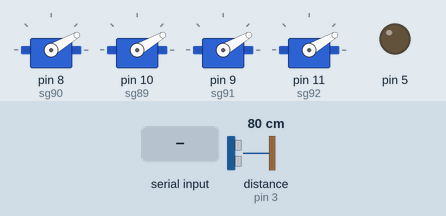
This sketch was run on a simulated Arduino Uno, built with avr-gcc and run on an emulated ATmega328P. Parts: 4 × servo, output pins drawn as LEDs (lit = HIGH). Wiring (inferred from the names in the program): ultrasonic range finder: trigger pin 2; echo pin 3. The test bench sets the inputs (shaded band); at power-on: distance to the obstacle (sensor on pin 3) 80 cm. The echo pulse lasts 58.3 µs per cm; pins used as bus, display or sensor lines are not drawn; what the sketch prints to the serial monitor is not drawn.

Above: at 2.2 s.
2.3 s: "4" received over the second serial link
At 2.58 s:
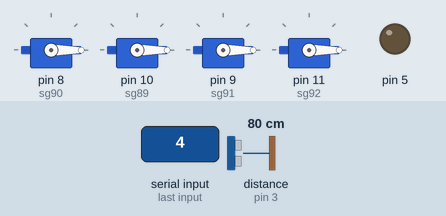
4.2 s: "5" received over the second serial link
At 6.0 s:
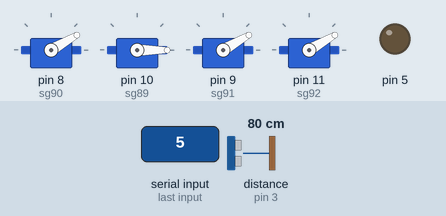
6.3 s: "1" received over the second serial link
At 8.1 s:
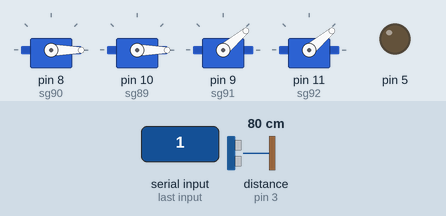
8.6 s: "2" received over the second serial link
At 10.7 s:
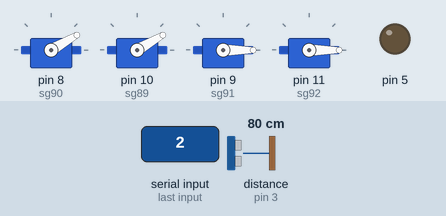
11.0 s: "6" received over the second serial link
At 12.5 s:
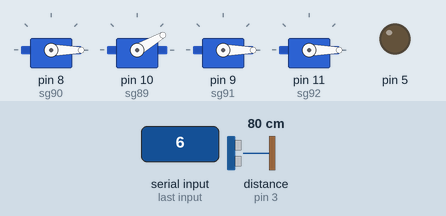
13.0 s: "9" received over the second serial link
At 14.2 s:
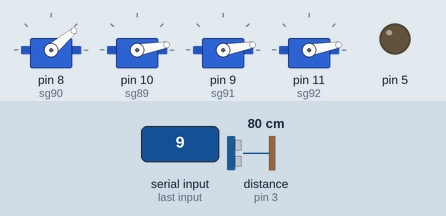
Timing chart, 0 to 16.5 s (numbered marks = the images above; inputs shaded):
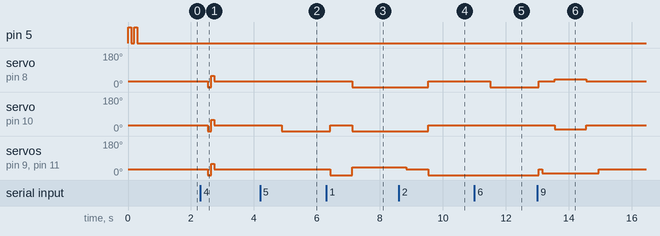

The sketch:

robot.ino
```cpp
//Kod Yapımcısı: Can Arslan
//Yürüyen Robot Projesi
#include <SoftwareSerial.h>
SoftwareSerial bt_iletisim(7,6);
#include <Servo.h>
Servo sg92; //servo pinlerini tanıtıyoruz
Servo sg91; //servo pinlerini tanıtıyoruz
Servo sg90;  //servo pinlerini tanıtıyoruz
Servo sg89;  //servo pinlerini tanıtıyoruz
const int trig = 2;
const int echo = 3;
int sure = 0;
int mesafe = 0;
void setup() {
  pinMode(trig,OUTPUT);
  pinMode(echo,INPUT);
  pinMode(5, OUTPUT);
  digitalWrite(5, HIGH);   // turn the LED on (HIGH is the voltage level)
  delay(100);                       // wait for a second
  digitalWrite(5, LOW);  // turn the LED off by making the voltage LOW
  delay(100);
    digitalWrite(5, HIGH);   // turn the LED on (HIGH is the voltage level)
  delay(100);                       // wait for a second
  digitalWrite(5, LOW);
    Serial.begin(9600);
    bt_iletisim.begin(9600);
  sg90.attach(8);  // pinlerini ayarlıyoruz
  sg89.attach(10);   // pinlerini ayarlıyoruz
  sg91.attach(9);  // pinlerini ayarlıyoruz
  sg92.attach(11);  // pinlerini ayarlıyoruz
sg90.write(30);  // pinlerin yönünü ayarlıyoruz
sg89.write(30);  // pinlerin yönünü ayarlıyoruz
sg91.write(30);  // pinlerin yönünü ayarlıyoruz
sg92.write(30);  // pinlerin yönünü ayarlıyoruz
delay(700); // 1000ms (1sn) beklemesini istiyoruz
Serial.println("Kod Çalışıyor");
}
void loop() {
  {
  digitalWrite(trig,HIGH);
  delayMicroseconds(1000);
  digitalWrite(trig,LOW);
  sure = pulseIn(echo,HIGH);
  mesafe = (sure/2) / 29.1;
  Serial.print("Mesafe:");
  Serial.print(mesafe);
  Serial.print("cm");
  delay(250);
  }
if (bt_iletisim.available())
{
  char data=bt_iletisim.read();
  Serial.println(data);
    if(data=='1'){
sg90.write(30);  // pinlerin yönünü ayarlıyoruz
sg89.write(30);  // pinlerin yönünü ayarlıyoruz
sg91.write(0);  // pinlerin yönünü ayarlıyoruz
sg92.write(0);  // pinlerin yönünü ayarlıyoruz
delay(700); // 1000ms (1sn) beklemesini istiyoruz
sg90.write(0);  // pinlerin yönünü ayarlıyoruz
sg89.write(0);  // pinlerin yönünü ayarlıyoruz
sg91.write(40);  // pinlerin yönünü ayarlıyoruz
sg92.write(40);  // pinlerin yönünü ayarlıyoruz
delay(700); // 1000ms (1sn) beklemesini istiyoruz
  }
   else if(data=='2'){
    sg90.write(0);  // pinlerin yönünü ayarlıyoruz
sg89.write(0);  // pinlerin yönünü ayarlıyoruz
sg91.write(30);  // pinlerin yönünü ayarlıyoruz
sg92.write(30);  // pinlerin yönünü ayarlıyoruz
delay(700); // 1000ms (1sn) beklemesini istiyoruz
sg90.write(30);  // pinlerin yönünü ayarlıyoruz
sg89.write(30);  // pinlerin yönünü ayarlıyoruz
sg91.write(0);  // pinlerin yönünü ayarlıyoruz
sg92.write(0);  // pinlerin yönünü ayarlıyoruz
delay(700); // 1000ms (1sn) beklemesini istiyoruz
}
      if (mesafe <= 10 )
{
    sg90.write(30);  // pinlerin yönünü ayarlıyoruz
sg89.write(30);  // pinlerin yönünü ayarlıyoruz
sg91.write(30);  // pinlerin yönünü ayarlıyoruz
sg92.write(30);  // pinlerin yönünü ayarlıyoruz
 sg90.attach(0);  // pinlerini ayarlıyoruz
  sg89.attach(0);   // pinlerini ayarlıyoruz
  sg91.attach(0);  // pinlerini ayarlıyoruz
  sg92.attach(0);  // pinlerini ayarlıyoruz

  }

    else if (mesafe >= 11)
    {
       sg90.attach(8);  // pinlerini ayarlıyoruz
  sg89.attach(10);   // pinlerini ayarlıyoruz
  sg91.attach(9);  // pinlerini ayarlıyoruz
  sg92.attach(11);  // pinlerini ayarlıyoruz
  }
 if(data=='3'){
  sg90.write(30);  // pinlerin yönünü ayarlıyoruz
sg89.write(30);  // pinlerin yönünü ayarlıyoruz
sg91.write(30);  // pinlerin yönünü ayarlıyoruz
sg92.write(30);  // pinlerin yönünü ayarlıyoruz
delay(1000); // 1000ms (1sn) beklemesini istiyoruz
 }
  else if(data=='4'){
sg90.write(0);  // pinlerin yönünü ayarlıyoruz
sg89.write(0);  // pinlerin yönünü ayarlıyoruz
sg91.write(0);  // pinlerin yönünü ayarlıyoruz
sg92.write(0);  // pinlerin yönünü ayarlıyoruz
delay(100); // 1000ms (1sn) beklemesini istiyoruz
sg90.write(60);  // pinlerin yönünü ayarlıyoruz
sg89.write(60);  // pinlerin yönünü ayarlıyoruz
sg91.write(60);  // pinlerin yönünü ayarlıyoruz
sg92.write(60);  // pinlerin yönünü ayarlıyoruz
delay(100); // 1000ms (1sn) beklemesini istiyoruz
sg90.write(30);  // pinlerin yönünü ayarlıyoruz
sg89.write(30);  // pinlerin yönünü ayarlıyoruz
sg91.write(30);  // pinlerin yönünü ayarlıyoruz
sg92.write(30);  // pinlerin yönünü ayarlıyoruz
delay(100); // 1000ms (1sn) beklemesini istiyoruz
 }
  if(data=='5'){
  sg89.write(30);  // pinlerin yönünü ayarlıyoruz
delay(500); // 1000ms (1sn) beklemesini istiyoruz
  sg89.write(0);  // pinlerin yönünü ayarlıyoruz
 }
 else if(data=='6'){
  sg90.write(30);  // pinlerin yönünü ayarlıyoruz
delay(500);
sg90.write(0);
 }
   if(data=='9'){
  sg90.write(30);  // pinlerin yönünü ayarlıyoruz
sg89.write(30);  // pinlerin yönünü ayarlıyoruz
sg91.write(30);  // pinlerin yönünü ayarlıyoruz
sg92.write(30);  // pinlerin yönünü ayarlıyoruz
delay(100); // 1000ms (1sn) beklemesini istiyoruz
  sg90.write(30);  // pinlerin yönünü ayarlıyoruz
sg89.write(30);  // pinlerin yönünü ayarlıyoruz
sg91.write(10);  // pinlerin yönünü ayarlıyoruz
sg92.write(10);  // pinlerin yönünü ayarlıyoruz
delay(400); // 1000ms (1sn) beklemesini istiyoruz
sg90.write(40);  // pinlerin yönünü ayarlıyoruz
sg89.write(10);  // pinlerin yönünü ayarlıyoruz
sg91.write(10);  // pinlerin yönünü ayarlıyoruz
sg92.write(10);  // pinlerin yönünü ayarlıyoruz
delay(1000); // 1000ms (1sn) beklemesini istiyoruz
sg90.write(30);  // pinlerin yönünü ayarlıyoruz
sg89.write(30);  // pinlerin yönünü ayarlıyoruz
sg91.write(10);  // pinlerin yönünü ayarlıyoruz
sg92.write(10);  // pinlerin yönünü ayarlıyoruz
delay(400); // 1000ms (1sn) beklemesini istiyoruz
  sg90.write(30);  // pinlerin yönünü ayarlıyoruz
sg89.write(30);  // pinlerin yönünü ayarlıyoruz
sg91.write(30);  // pinlerin yönünü ayarlıyoruz
sg92.write(30);  // pinlerin yönünü ayarlıyoruz
 }
}
}
```

Measured:
- after the input at 2.3 s, servo on pin 8 (sg90), servo on pin 10 (sg89), servo on pin 9 (sg91), servo on pin 11 (sg92): 30° → 0° after 0.24 s, → 60° 0.10 s later, → 30° 0.10 s later
- after the input at 4.2 s, servo on pin 10 (sg89): 30° → 0° after 0.68 s
- after the input at 6.3 s, servo on pin 8 (sg90): 30° → 0° after 0.82 s; servo on pin 10 (sg89): 0° → 30° after 0.12 s, → 0° 0.70 s later; servo on pin 9 (sg91), servo on pin 11 (sg92): 30° → 0° after 0.12 s, → 40° 0.70 s later
- after the input at 8.6 s, servo on pin 8 (sg90), servo on pin 10 (sg89): 0° → 30° after 0.94 s; servo on pin 9 (sg91), servo on pin 11 (sg92): 40° → 30° after 0.24 s, → 0° 0.70 s later
- after the input at 11.0 s, servo on pin 8 (sg90): 30° → 0° after 0.51 s
- after the input at 13.0 s, servo on pin 8 (sg90): 0° → 30° after 0.05 s, → 40° 0.50 s later, → 30° 1.0 s later; servo on pin 10 (sg89): 30° → 10° after 0.55 s, → 30° 1.0 s later; servo on pin 9 (sg91), servo on pin 11 (sg92): 0° → 30° after 0.05 s, → 10° 0.10 s later, → 30° 1.8 s later
